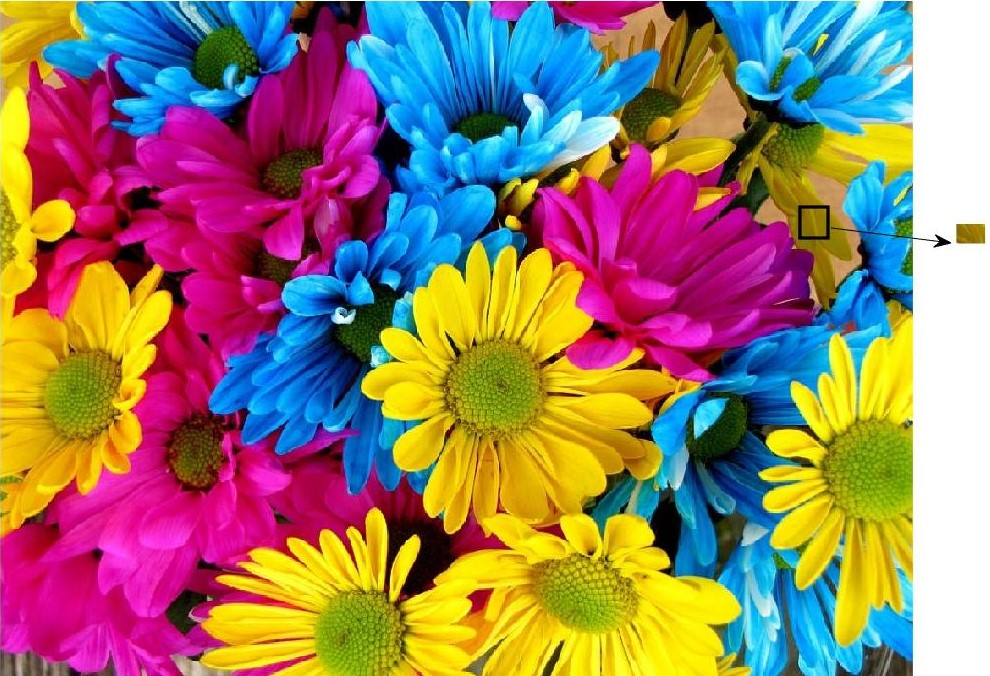
%> input picture matlabDIP/flower.jpg, 990 x 676 px
$ octave assignment1.m   (GNU Octave 9; MATLAB toolbox functions it lacks are replaced by stand-ins)
%> lines starting %> are read from the running program, lines starting %| are printed output that depends on the picture; in (x1, y1, x2, y2) boxes, pixels count from 0 and x2, y2 are one past the last pixel; in counts of white or black regions, pixels touching at a corner belong together; the program's own positions count from 1
% Image Processing: Simple Operation on image
%% Load Image
clc, clearvars, close all;
image = imread("flower.jpg");
%> image is the input picture: size 676x990x3 uint8; mean R, G, B 150.4, 122.7, 106.2
size(image)
%> ans = [676 990 3]
%% operation on image
clc, clearvars -except image, close all;

% Channel Sepration
r_channel = image(:,:,1);
g_channel = image(:,:,2);
b_channel = image(:,:,3);
extractImage(:,:,1) = b_channel;
extractImage(:,:,2) = r_channel;
extractImage(:,:,3) = g_channel;

% Transpose image
rTranspose = r_channel';
gTranspose = g_channel';
bTranspose = b_channel';
transposeImage(:,:,1) = rTranspose;
transposeImage(:,:,2) = gTranspose;
transposeImage(:,:,3) = bTranspose;

% Vertical flipping
for i = 1:676
    flipImage(i,:,:) = image(676-i+1,:,:);
end
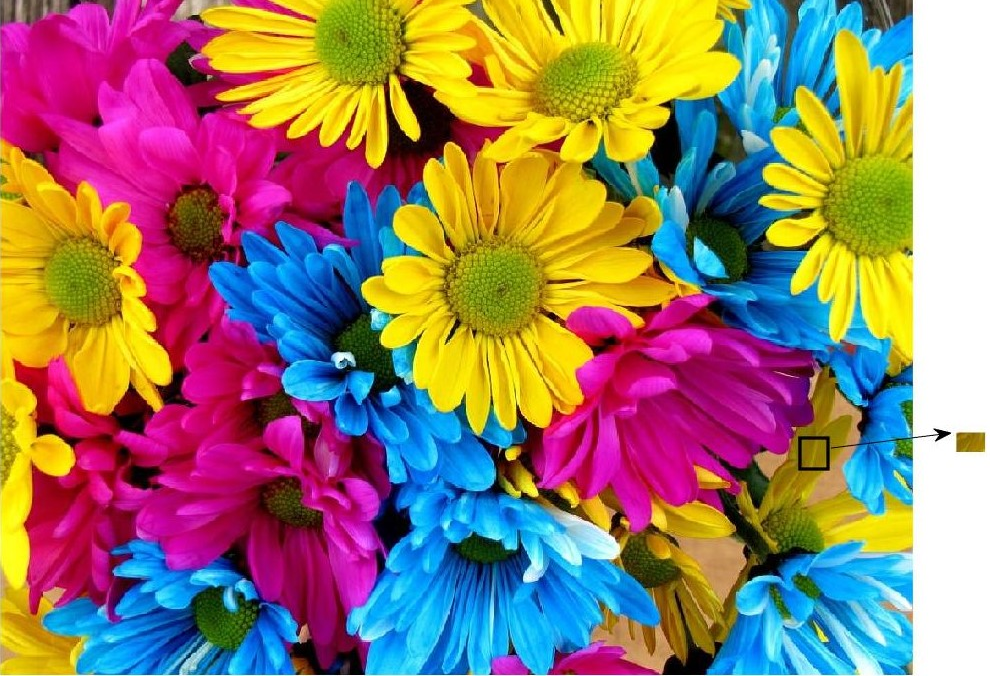
%> flipImage: size 676x990x3 uint8; mean R, G, B 150.4, 122.7, 106.2; mean of the top-left, top-right, bottom-left and bottom-right quarters 116.1, 145, 106.6, 137.9

% Negation
rNegatation = 255-r_channel;
gNegatation = 255-g_channel;
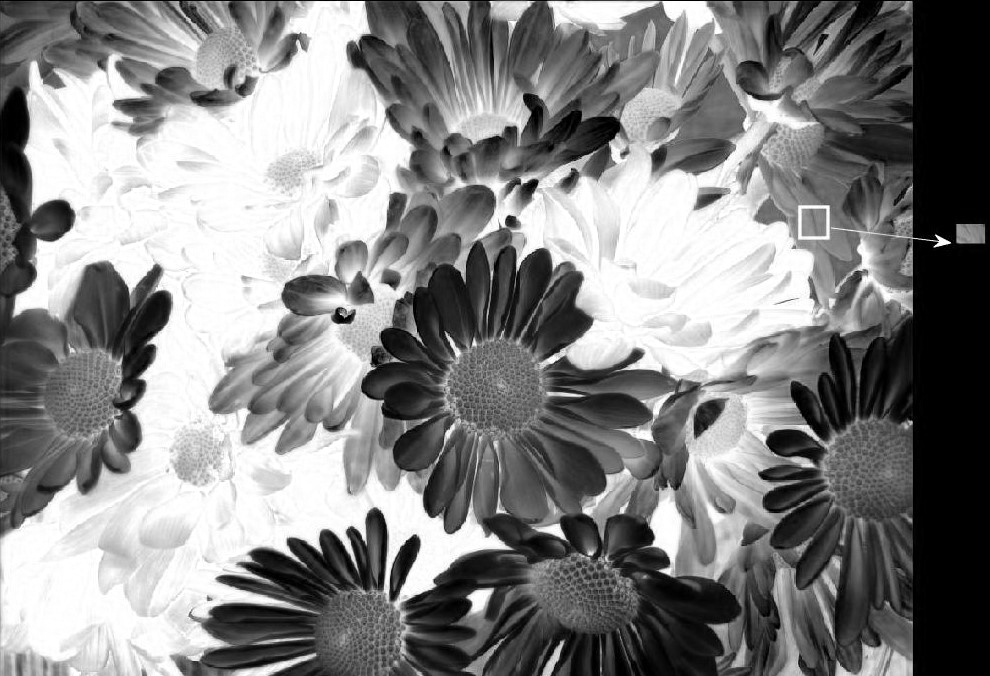
%> gNegatation: size 676x990 uint8; min 0, max 255, mean 132.3
bNegatation = 255-b_channel;
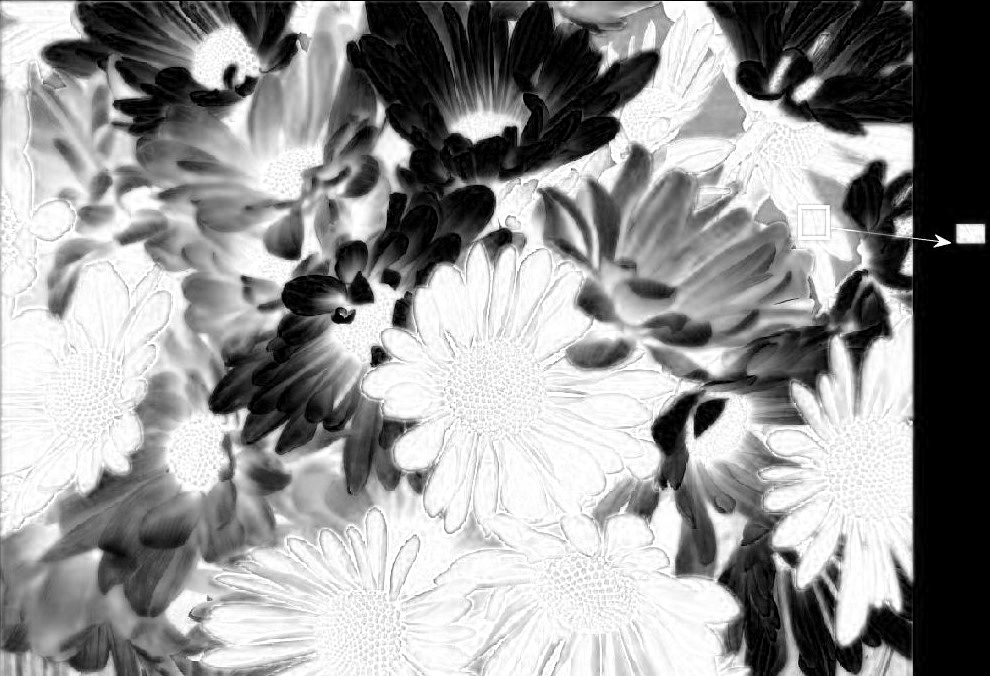
%> bNegatation: size 676x990 uint8; min 0, max 255, mean 148.8
negImage(:,:,1) = rNegatation;
negImage(:,:,2) = gNegatation;
negImage(:,:,3) = bNegatation;
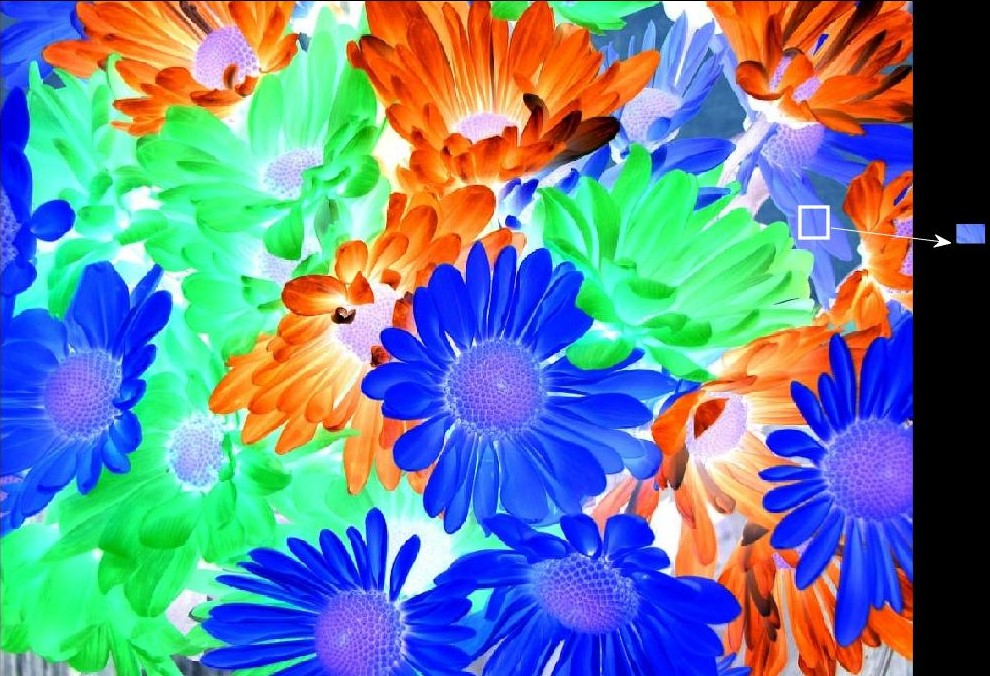
%> negImage: size 676x990x3 uint8; mean R, G, B 104.6, 132.3, 148.8

% Thresholding
grayImage = rgb2gray(image);
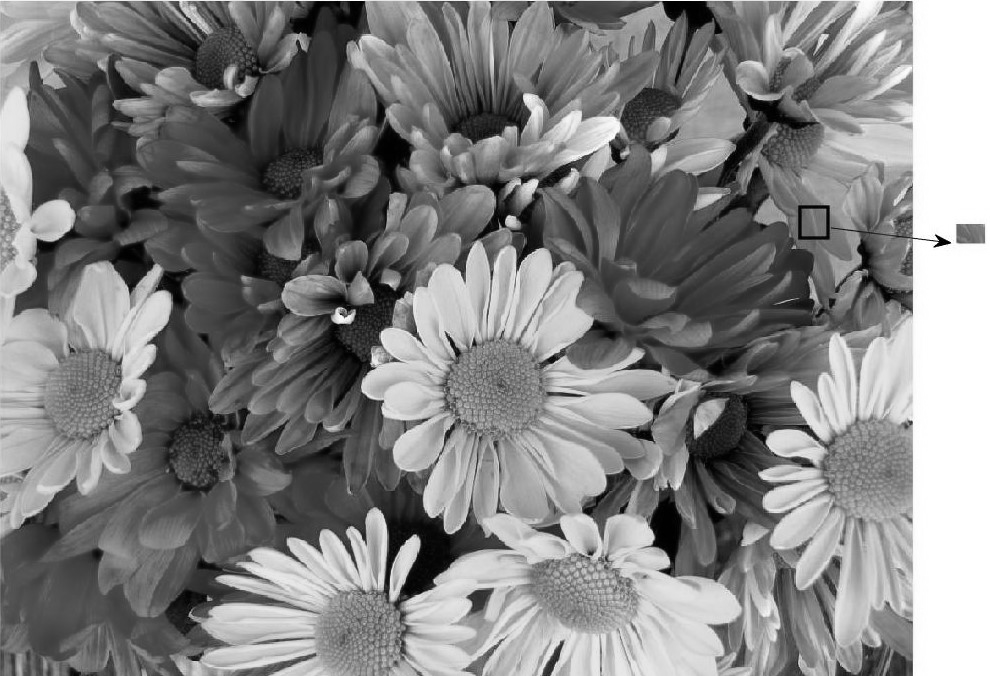
%> grayImage: size 676x990 uint8; min 0, max 255, mean 129.1
for i = 1:676
    for j = 1:990
        if(image(i,j)>=100)
            threshImage(i,j) = 0;
        else
            threshImage(i,j) = 255;
        end
    end
end
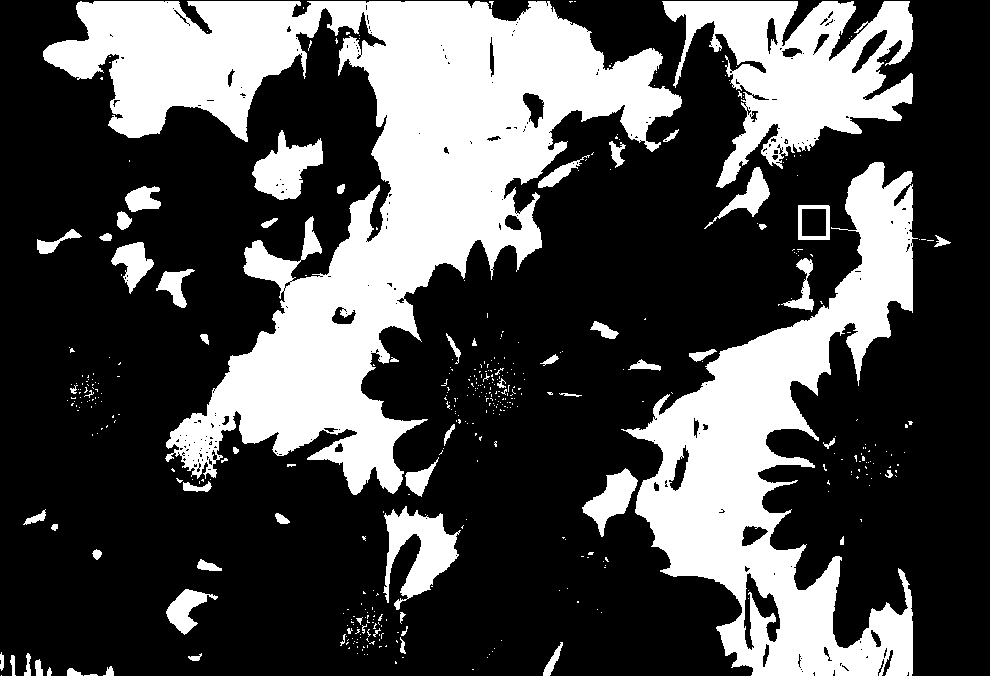
%> threshImage: size 676x990 double; 30.8% white; 444 white regions (378 under 20 px), largest, box (x1, y1, x2, y2) and area: (43, 1, 682, 495) 110286, (621, 162, 918, 676) 53342, (662, 1, 913, 188) 22321

% Keep only necessary data
clearvars -except r_channel g_channel b_channel transposeImage flipImage negImage grayImage threshImage image extractImage;
%% Plot the image
figure(1);
subplot(2,2,1); imshow(r_channel); title("Red Channel");
subplot(2,2,2); imshow(g_channel); title("Greeen Channel");
subplot(2,2,3); imshow(b_channel); title("Blue Channel");
subplot(2,2,4); imshow(extractImage); title("Reorder Image");

figure(2);
imshow(transposeImage); title("Transposed Image");

figure(3);
imshow(flipImage); title("Vertically Flipped Image");

figure(4);
imshow(negImage); title("Negated Image");

figure(5);
subplot(1,2,1); imshow(grayImage); title("Grayscale Image");
subplot(1,2,2); imshow(threshImage); title("Thresholded Image");
